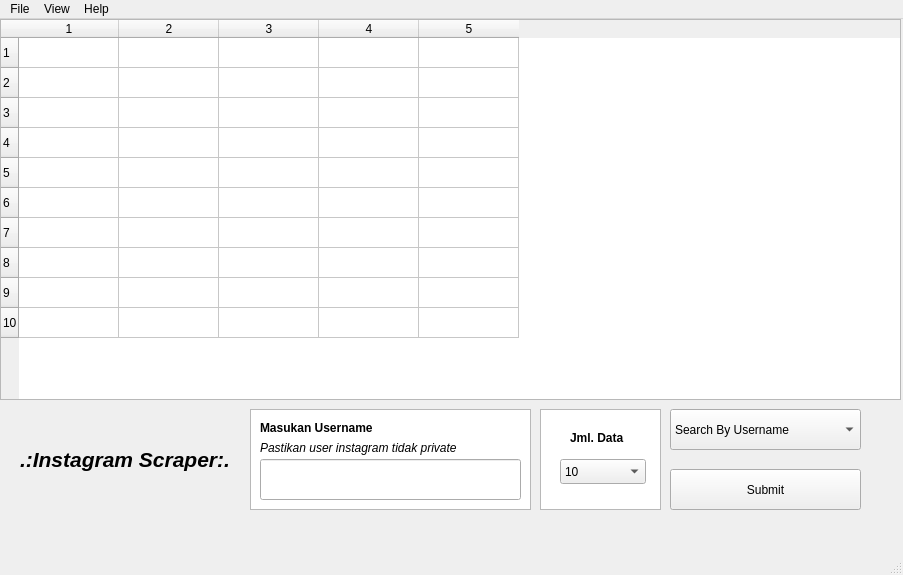
<?xml version="1.0" encoding="UTF-8"?>
<ui version="4.0">
 <class>MainWindow</class>
 <widget class="QMainWindow" name="MainWindow">
  <property name="geometry">
   <rect>
    <x>0</x>
    <y>0</y>
    <width>903</width>
    <height>575</height>
   </rect>
  </property>
  <property name="windowTitle">
   <string>MainWindow</string>
  </property>
  <widget class="QWidget" name="centralwidget">
   <widget class="QTableWidget" name="tableWidget">
    <property name="geometry">
     <rect>
      <x>0</x>
      <y>0</y>
      <width>901</width>
      <height>381</height>
     </rect>
    </property>
    <property name="maximumSize">
     <size>
      <width>901</width>
      <height>16777215</height>
     </size>
    </property>
    <property name="rowCount">
     <number>10</number>
    </property>
    <property name="columnCount">
     <number>5</number>
    </property>
    <row/>
    <row/>
    <row/>
    <row/>
    <row/>
    <row/>
    <row/>
    <row/>
    <row/>
    <row/>
    <column/>
    <column/>
    <column/>
    <column/>
    <column/>
   </widget>
   <widget class="QLineEdit" name="input_username">
    <property name="geometry">
     <rect>
      <x>260</x>
      <y>440</y>
      <width>261</width>
      <height>41</height>
     </rect>
    </property>
    <property name="text">
     <string/>
    </property>
   </widget>
   <widget class="QPushButton" name="btn_submit">
    <property name="geometry">
     <rect>
      <x>670</x>
      <y>450</y>
      <width>191</width>
      <height>41</height>
     </rect>
    </property>
    <property name="text">
     <string>Submit</string>
    </property>
   </widget>
   <widget class="QLabel" name="label">
    <property name="geometry">
     <rect>
      <x>260</x>
      <y>400</y>
      <width>151</width>
      <height>17</height>
     </rect>
    </property>
    <property name="font">
     <font>
      <weight>75</weight>
      <bold>true</bold>
     </font>
    </property>
    <property name="text">
     <string>Masukan Username</string>
    </property>
   </widget>
   <widget class="QLabel" name="label_2">
    <property name="geometry">
     <rect>
      <x>260</x>
      <y>420</y>
      <width>271</width>
      <height>17</height>
     </rect>
    </property>
    <property name="font">
     <font>
      <italic>true</italic>
     </font>
    </property>
    <property name="text">
     <string>Pastikan user instagram tidak private</string>
    </property>
   </widget>
   <widget class="QColumnView" name="columnView">
    <property name="geometry">
     <rect>
      <x>250</x>
      <y>390</y>
      <width>281</width>
      <height>101</height>
     </rect>
    </property>
   </widget>
   <widget class="QColumnView" name="columnView_2">
    <property name="geometry">
     <rect>
      <x>540</x>
      <y>390</y>
      <width>121</width>
      <height>101</height>
     </rect>
    </property>
   </widget>
   <widget class="QLabel" name="label_3">
    <property name="geometry">
     <rect>
      <x>570</x>
      <y>410</y>
      <width>71</width>
      <height>17</height>
     </rect>
    </property>
    <property name="font">
     <font>
      <weight>75</weight>
      <bold>true</bold>
     </font>
    </property>
    <property name="text">
     <string>Jml. Data</string>
    </property>
   </widget>
   <widget class="QComboBox" name="comboBox">
    <property name="geometry">
     <rect>
      <x>670</x>
      <y>390</y>
      <width>191</width>
      <height>41</height>
     </rect>
    </property>
    <item>
     <property name="text">
      <string>Search By Username</string>
     </property>
    </item>
    <item>
     <property name="text">
      <string>Search Media By HashTag</string>
     </property>
    </item>
   </widget>
   <widget class="QLabel" name="label_4">
    <property name="geometry">
     <rect>
      <x>20</x>
      <y>420</y>
      <width>221</width>
      <height>41</height>
     </rect>
    </property>
    <property name="font">
     <font>
      <pointsize>16</pointsize>
      <weight>75</weight>
      <italic>true</italic>
      <bold>true</bold>
     </font>
    </property>
    <property name="text">
     <string>.:Instagram Scraper:.</string>
    </property>
   </widget>
   <widget class="QComboBox" name="comboBox_2">
    <property name="geometry">
     <rect>
      <x>560</x>
      <y>440</y>
      <width>86</width>
      <height>25</height>
     </rect>
    </property>
    <item>
     <property name="text">
      <string>10</string>
     </property>
    </item>
    <item>
     <property name="text">
      <string>50</string>
     </property>
    </item>
    <item>
     <property name="text">
      <string>100</string>
     </property>
    </item>
    <item>
     <property name="text">
      <string>150</string>
     </property>
    </item>
    <item>
     <property name="text">
      <string>200</string>
     </property>
    </item>
   </widget>
   <zorder>columnView_2</zorder>
   <zorder>columnView</zorder>
   <zorder>tableWidget</zorder>
   <zorder>input_username</zorder>
   <zorder>btn_submit</zorder>
   <zorder>label</zorder>
   <zorder>label_2</zorder>
   <zorder>label_3</zorder>
   <zorder>comboBox</zorder>
   <zorder>label_4</zorder>
   <zorder>comboBox_2</zorder>
  </widget>
  <widget class="QMenuBar" name="menubar">
   <property name="geometry">
    <rect>
     <x>0</x>
     <y>0</y>
     <width>903</width>
     <height>22</height>
    </rect>
   </property>
   <widget class="QMenu" name="menuExit">
    <property name="title">
     <string>File</string>
    </property>
    <addaction name="actionExit"/>
   </widget>
   <widget class="QMenu" name="menuView">
    <property name="title">
     <string>View</string>
    </property>
    <addaction name="actionTable"/>
    <addaction name="actionChart"/>
   </widget>
   <widget class="QMenu" name="menuAbout">
    <property name="title">
     <string>Help</string>
    </property>
    <addaction name="actionAbout"/>
   </widget>
   <addaction name="menuExit"/>
   <addaction name="menuView"/>
   <addaction name="menuAbout"/>
  </widget>
  <widget class="QStatusBar" name="statusbar"/>
  <action name="actionExit">
   <property name="text">
    <string>Exit</string>
   </property>
  </action>
  <action name="actionTable">
   <property name="text">
    <string>Table</string>
   </property>
  </action>
  <action name="actionChart">
   <property name="text">
    <string>Chart</string>
   </property>
  </action>
  <action name="actionAbout">
   <property name="text">
    <string>About</string>
   </property>
  </action>
 </widget>
 <resources/>
 <connections/>
</ui>
